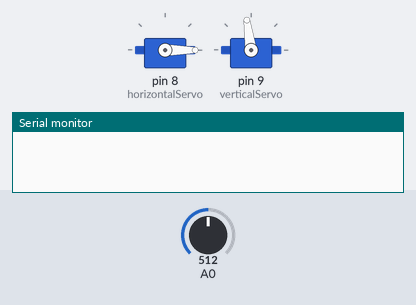
The sketch below on a simulated Arduino Uno, built with avr-gcc and run on an emulated ATmega328P. Shown: 2 × servo, the last lines printed to the serial monitor. The test bench sets the inputs (shaded band); at power-on: A0 = 512.

Above: at 0.05 s.
At 9.1 s:
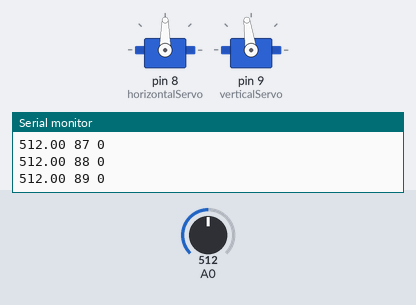
At 18.21 s:
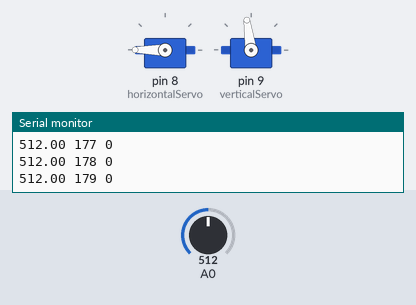
At 39.9 s:
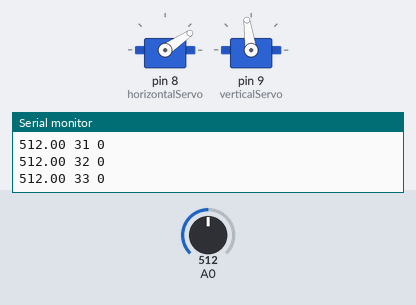
Timing chart, 0 to 40.0 s (numbered marks = the images above):
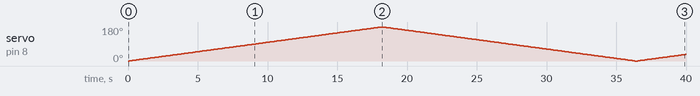

Measured:
- by itself, servo on pin 8 (horizontalServo): 0° → 1° at 0.10 s, → 2° 0.10 s later, → 3° 0.10 s later, → 4° 0.10 s later, … (395 changes in this stretch)

The sketch:

horizontalExample.ino
```cpp
#include <Servo.h>

float voltage;
Servo horizontalServo;
Servo verticalServo;

int horizontalAngle = 0;
int verticalAngle = 90;

void setup() {
  // put your setup code here, to run once:
  Serial.begin(9600);
  horizontalServo.attach(8);
  verticalServo.attach(9);
  verticalServo.write(98);
  verticalServo.detach();
}

void loop() {
  // Pan left
  for (horizontalAngle = 0; horizontalAngle <= 180; horizontalAngle += 1) {
    horizontalServo.write(horizontalAngle);
    delay(100);
    voltage = analogRead(0);
    String space = " ";
    String output = voltage + space + horizontalAngle + space + (verticalAngle - 90);
    Serial.println(output);
  }
  // Pan right
  for (horizontalAngle = 180; horizontalAngle >= 0; horizontalAngle -= 1) {
    horizontalServo.write(horizontalAngle);
    delay(100);
    voltage = analogRead(0);
    String space = " ";
    String output = voltage + space + horizontalAngle + space + (verticalAngle - 90);
    Serial.println(output);
  }
}
```
